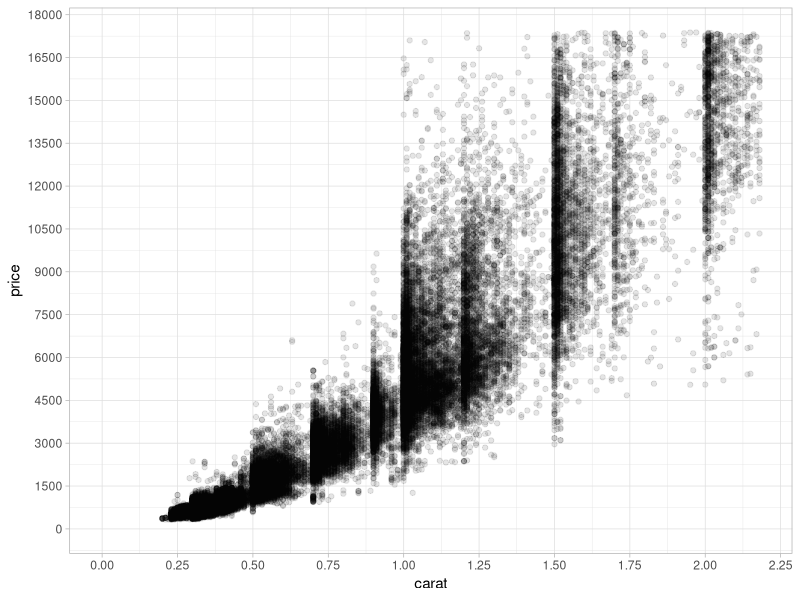
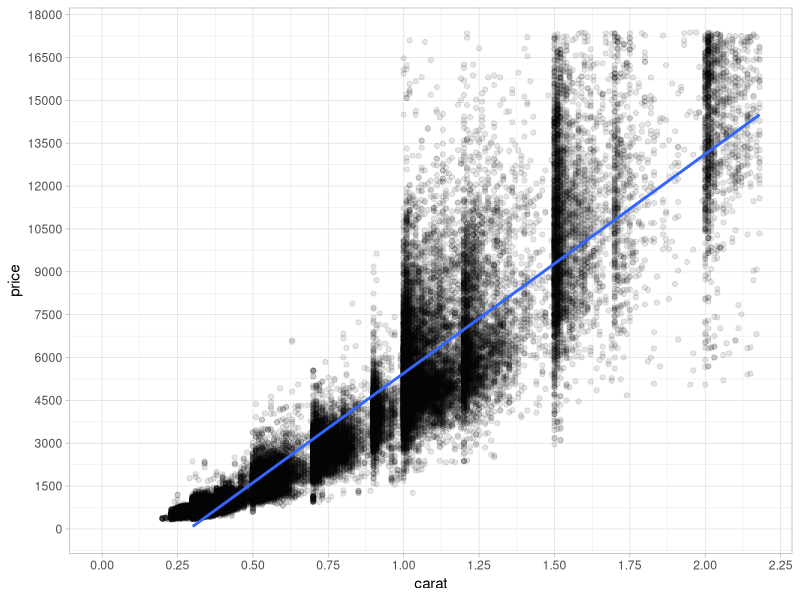

Generate these figures, in order, with R:
## ---- chunk 1
setwd("~/Documents/GitHub/udacity-dand/core-course-05-exploratory-data-analysis/lesson-09-diamonds-and-price-predictions")
## ---- chunk 2
library(ggplot2)
library(gridExtra, warn.conflicts = FALSE)
library(GGally)
theme_set(theme_light())

data(diamonds)
## ---- chunk 3
ggplot(diamonds, aes(x = carat, y = price)) +
  geom_point(alpha = 1/10, na.rm = TRUE) +
  scale_x_continuous(limits = c(0, quantile(diamonds$carat, .99)),
                     breaks = seq(0, 2.5, 0.25)) +
  scale_y_continuous(limits = c(0, quantile(diamonds$price, .99)),
                     breaks = seq(0, 20000, 1500))
## ---- chunk 4
ggplot(diamonds, aes(x = carat, y = price)) +
  geom_point(alpha = 1/10, na.rm = TRUE) +
  geom_smooth(method = "lm", na.rm = TRUE) +
  scale_x_continuous(limits = c(0, quantile(diamonds$carat, .99)),
                     breaks = seq(0, 2.5, 0.25)) +
  scale_y_continuous(limits = c(0, quantile(diamonds$price, .99)),
                     breaks = seq(0, 20000, 1500))
